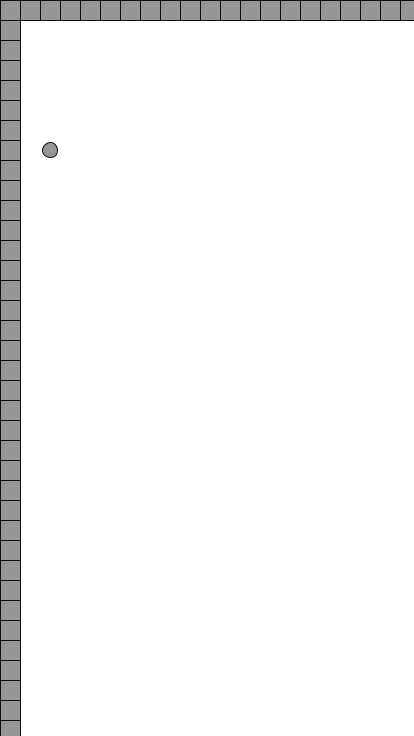
Frame 1 (no input)
Frame 60 (the mouse pressed at the canvas centre just before this capture): identical to frame 1, image omitted
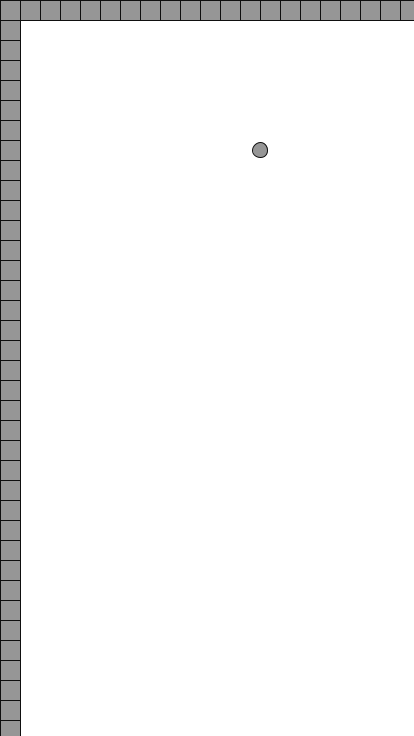
Frame 120 (the mouse held since frame 60 and released just before this capture)

The Processing sketch that drew these frames (run headless with seeded random() and noise(); from frame 60 on, the mouse is pressed at the canvas centre):

// Processing sketch: Homework_2_Revision
// ── Homework_2_Revision.pde
boolean bounce = false;
char score = 'a';
float circleBallX = 50;
float xspeed = 3.567;

void setup(){
  size(414,736);
}

void draw (){
  background(255);
  fill(150);
  stroke(15);
  ellipse(circleBallX, 150, 15,15);
  //Magic Rectangle
  //rect(20,40,375,645,7);
  
  
  if (circleBallX > width || circleBallX < 0){
    xspeed = xspeed * -1;
  }
  
  if (bounce) {
    circleBallX = circleBallX + xspeed;
  }
  
  for (int x = 0; x < width; x = x + 20){
  rect(x, 0, 20, 20);
}
for (int y = 0; y < height; y = y + 20){
  rect(0, y, 20, 20);
}
}



void mousePressed(){
  bounce = !bounce;
}
